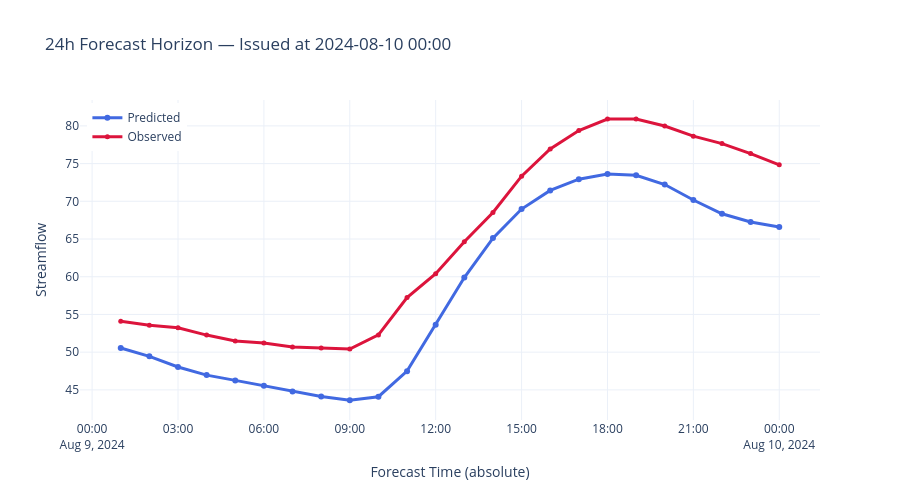
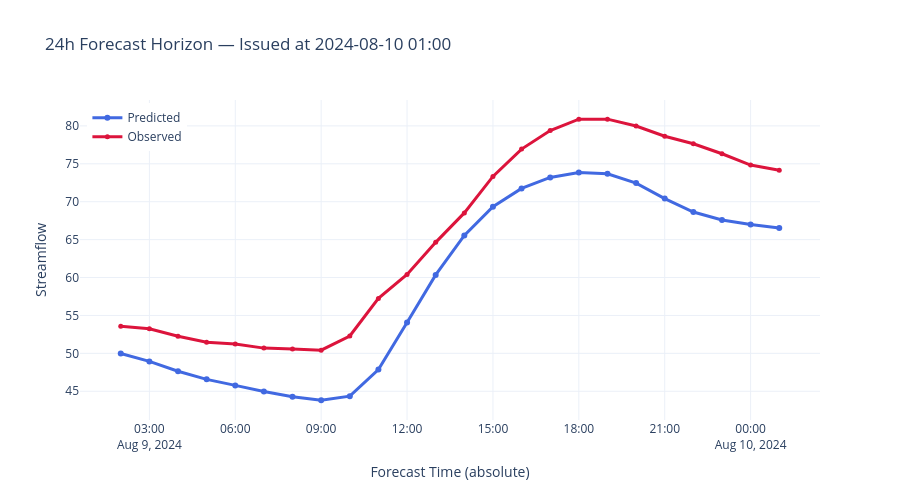

The notebook cell these images were saved under, in order:
### Code cell
# Example: visualize forecast issued on April 10, 2024, at midnight
plot_forecast_horizon_24h(
    issue_date="2024-08-10 00:00:00",
    xr_ds=results_
).show()
plot_forecast_horizon_24h(
    issue_date="2024-08-10 01:00:00",
    xr_ds=results_
).show()
